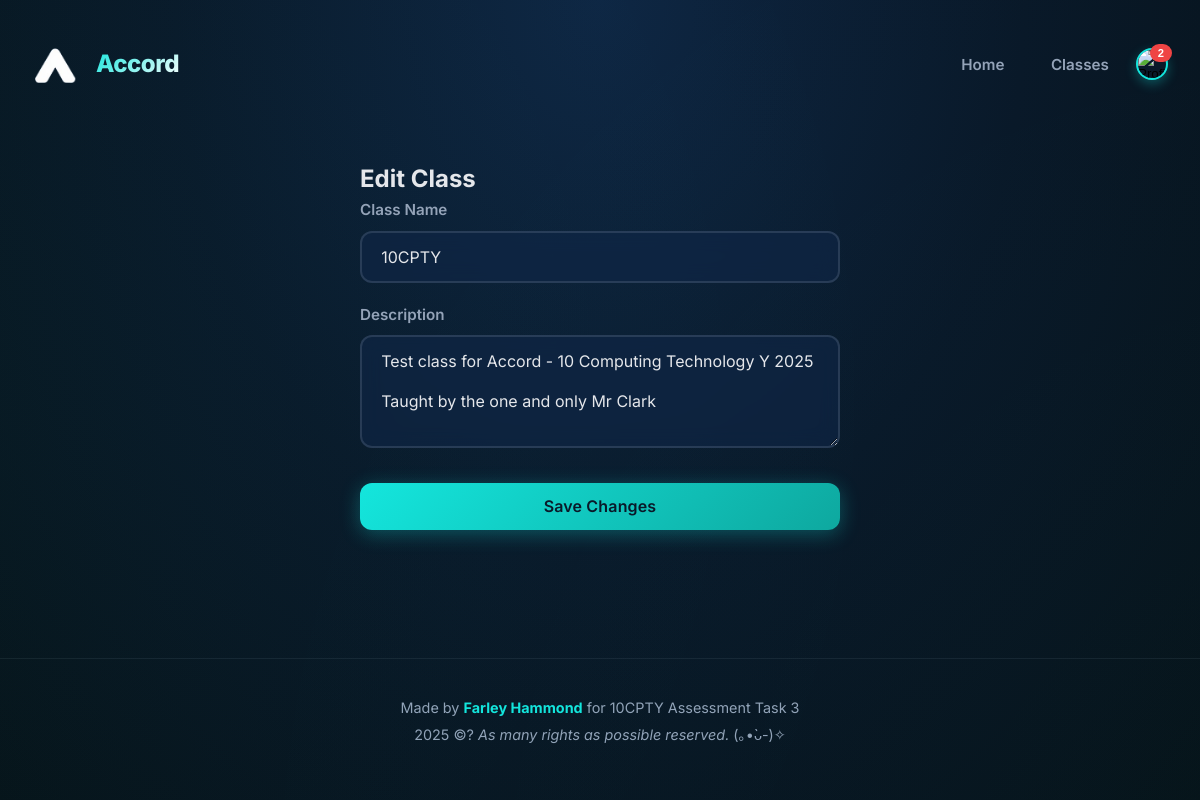
Page /class/1/edit (signed in) on the committed database.
### tables this page shows
CREATE TABLE classes (
        classID INTEGER PRIMARY KEY AUTOINCREMENT,
        className TEXT NOT NULL,
        code TEXT UNIQUE NOT NULL,
        teacherID INTEGER NOT NULL,
        description TEXT,
        FOREIGN KEY (teacherID) REFERENCES users(userID)
    );

### main.py (the view)
@app.route("/class/<int:class_id>/edit", methods=["GET", "POST"])
def edit_class(class_id):
    user = logged_in_user()
    if not user or user["role"] != "teacher":
        flash("Not authorized", "danger")
        return redirect(url_for("classes"))
    c = db.get_class_by_id(class_id)
    if not c or c[3] != user["id"]:
        flash("You don't own this class", "danger")
        return redirect(url_for("classes"))
    if request.method == "POST":
        className = request.form.get("className") or None
        description = request.form.get("description") or None
        db.update_class(class_id, className, description)
        flash("Class updated", "success")
        return redirect(url_for("class_detail", class_id=class_id))
    return render_template("edit_class.html", class_data=c)

### database_manager.py (called while the page is built)
def get_connection():
    con = sql.connect(DB_PATH)
    con.execute("PRAGMA foreign_keys = ON;")
    return con

def get_class_by_id(classID):
    con = get_connection()
    cur = con.cursor()
    cur.execute("SELECT * FROM classes WHERE classID = ?", (classID,))
    c = cur.fetchone()
    con.close()
    return c

def get_unread_message_count(userID):
    con = get_connection()
    cur = con.cursor()
    cur.execute("""
        SELECT COUNT(*)
        FROM dm_messages m
        JOIN dm_participants p ON m.threadID = p.threadID
        WHERE p.userID = ?
        AND m.senderID != ?
        AND m.timestamp > COALESCE(p.lastRead, '1970-01-01')
    """, (userID, userID))
    count = cur.fetchone()[0]
    con.close()
    return count

### main.py (called while the page is built)
def logged_in_user():
    return session.get("user")

@app.context_processor
def inject_unread_count():
    user = logged_in_user()
    if user:
        unread_count = db.get_unread_message_count(user["id"])
        return dict(unread_count=unread_count)
    return dict(unread_count=0)

@app.context_processor # for timezone in foorter
def inject_unread_count():
    user = logged_in_user()
    now = datetime.now(pytz.timezone('Australia/Sydney'))
    if user:
        unread_count = db.get_unread_message_count(user["id"])
        return dict(unread_count=unread_count, now=now)
    return dict(unread_count=0, now=now)

### templates/edit_class.html
{% extends "layout.html" %}
{% block content %}
<div class="form-container">
  <h2>Edit Class</h2>
  <form method="post">
    <label>Class Name</label>
    <input type="text" name="className" value="{{ class_data[1] }}" required />
    <label>Description</label>
    <textarea name="description" rows="4">{{ class_data[4] }}</textarea>
    <button class="btn">Save Changes</button>
  </form>
</div>
{% endblock %}

### static/css/style.css (style rules this page uses)
:root { --primary: #14E6DD; --primary-dark: #0a1929; --primary-darker: #071218; --glass: rgba(20, 230, 221, 0.03); --glass-hover: rgba(20, 230, 221, 0.08); --glass-border: rgba(20, 230, 221, 0.1); --text-main: #e5e7eb; --text-muted: #94a3b8; --text-dimmed: #64748b; --danger: #ef4444; --success: #22c55e; --warning: #f59e42; --card-shadow: 0 8px 32px rgba(0, 0, 0, 0.3); --card-shadow-hover: 0 12px 48px rgba(20, 230, 221, 0.15); --border-radius: 16px; --border-radius-sm: 12px; --transition: 0.3s cubic-bezier(0.4, 0, 0.2, 1); --transition-bounce: 0.5s cubic-bezier(0.34, 1.56, 0.64, 1); }
* { margin: 0; padding: 0; box-sizing: border-box; }
body { min-height: 100vh; background: radial-gradient(ellipse at top, #0f2744 0%, var(--primary-dark) 50%, var(--primary-darker) 100%); font-family: 'Inter', -apple-system, BlinkMacSystemFont, sans-serif; color: var(--text-main); line-height: 1.6; overflow-x: hidden; position: relative; }
body::before { content: ''; position: fixed; top: -50%; left: -50%; width: 200%; height: 200%; background: radial-gradient(circle at 20% 50%, rgba(20, 230, 221, 0.03) 0%, transparent 50%), radial-gradient(circle at 80% 80%, rgba(20, 230, 221, 0.02) 0%, transparent 50%); animation: float 20s ease-in-out infinite; pointer-events: none; z-index: 0; }
.btn { border: none; border-radius: var(--border-radius-sm); cursor: pointer; font-size: 1rem; font-weight: 600; padding: 0.85rem 2rem; background: linear-gradient(135deg, var(--primary) 0%, #0ea89f 100%); color: var(--primary-dark); letter-spacing: 0.01em; box-shadow: 0 4px 20px rgba(20, 230, 221, 0.3); transition: all var(--transition); outline: none; position: relative; overflow: hidden; font-family: inherit; }
.btn::before { content: ''; position: absolute; top: 50%; left: 50%; width: 0; height: 0; border-radius: 50%; background: rgba(255, 255, 255, 0.3); transform: translate(-50%, -50%); transition: width 0.6s, height 0.6s; }
input, textarea, select { width: 100%; background: rgba(15, 39, 73, 0.6); color: var(--text-main); border: 2px solid rgba(148, 163, 184, 0.2); padding: 0.9rem 1.2rem; border-radius: var(--border-radius-sm); margin-bottom: 1.2rem; font-size: 1rem; font-family: inherit; transition: all var(--transition); outline: none; backdrop-filter: blur(10px); -webkit-backdrop-filter: blur(10px); }
input::placeholder, textarea::placeholder { color: var(--text-dimmed); }
label { display: block; color: var(--text-muted); font-weight: 600; margin-bottom: 0.5rem; font-size: 0.95rem; }
.form-container { max-width: 480px; margin: 3rem auto; padding: 0; }
button, .btn, input[type="submit"], a.btn { position: relative; z-index: 1; }
form { width: 100%; }
form .btn { width: 100%; margin-top: 0.5rem; }

### rows in the picture
classes: className "10CPTY", description "Test class for Accord - 10 Computing Technology Y 2025 Taught by the one and only Mr Clark"

### other values in the picture
{{ unread_count }} "2"
{{ now.year }} "2025"
